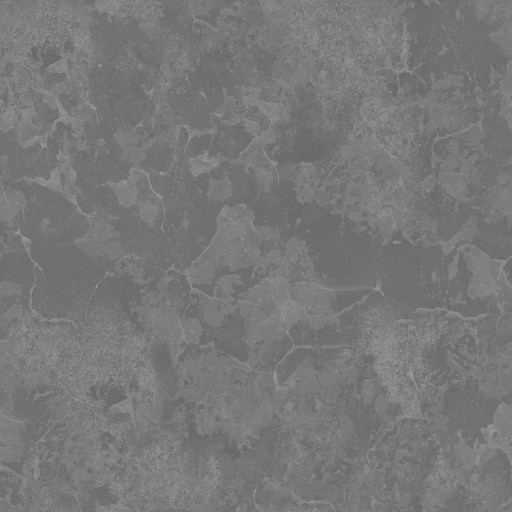
#> input picture assets/pbr/cracked_concrete_wall/cracked_concrete_wall_rough_1k.jpg, 1024 x 1024 px, given in place of red_brick_diff_1k.jpg, which was not available (shown at 1/2 size)
$ python bake_facades.py
#> lines starting #> are read from the running program, lines starting #| are printed output that depends on the picture; pictures that were not available may be replaced by others from this repository, and a replacement may not be noted
#!/usr/bin/env python3
"""Bake photoscanned wall textures into city facades with window grids."""

from __future__ import annotations

import random
from pathlib import Path

from PIL import Image, ImageDraw, ImageEnhance, ImageFilter

ROOT = Path("/Users/ambarsingh/Desktop/gta/assets/pbr")
OUT = ROOT / "facades"
SIZE = 2048


def load_rgb(path: Path, size: int = SIZE) -> Image.Image:
#> called with size = 2048
    img = Image.open(path).convert("RGB")
#> img is the input picture: PIL image 1024x1024 RGB; min 99, max 164, mean 119.8
    tiled = Image.new("RGB", (size, size))
#> tiled: PIL image 2048x2048 RGB; every value is 0
    src = img.resize((1024, 1024), Image.Resampling.LANCZOS)
    for y in range(0, size, src.height):
        for x in range(0, size, src.width):
            tiled.paste(src, (x, y))
#> call 2 of load_rgb, with size = 2048
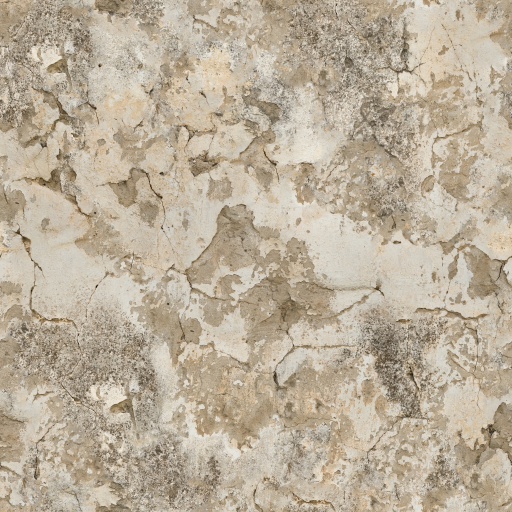
#> input picture assets/pbr/cracked_concrete_wall/cracked_concrete_wall_diff_1k.jpg, 1024 x 1024 px, given in place of red_brick_nor_1k.jpg, which was not available (shown at 1/2 size)
#> in load_rgb, img is the input picture: PIL image 1024x1024 RGB; mean R, G, B 187, 174.4, 154.6
    return tiled


def load_gray(path: Path, size: int = SIZE) -> Image.Image:
#> called with size = 2048
    return load_rgb(path, size).convert("L")
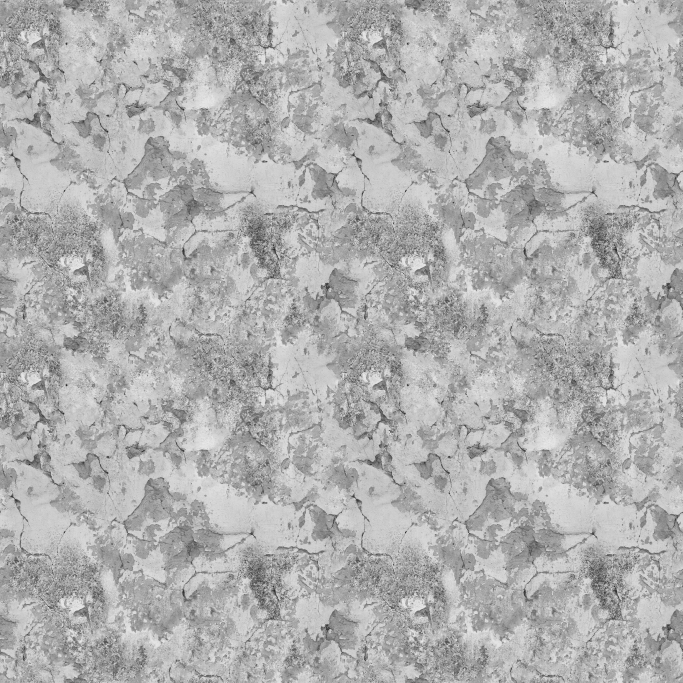
#> returned value: PIL image 2048x2048 L (shown at 1/3 size); min 8, max 248, mean 176


def window_glass(w: int, h: int, night: bool, lit: bool, seed: int) -> Image.Image:
    rng = random.Random(seed)
    img = Image.new("RGB", (w, h))
    px = img.load()
    if lit:
        base = (rng.randint(210, 255), rng.randint(170, 210), rng.randint(90, 130))
    elif night:
        base = (rng.randint(18, 32), rng.randint(24, 40), rng.randint(36, 52))
    else:
        # Daytime glass: muted sky reflection, not candy tiles
        base = (rng.randint(88, 108), rng.randint(102, 118), rng.randint(112, 128))
    for y in range(h):
        t = y / max(h - 1, 1)
        shade = 1.08 - t * 0.28 + rng.random() * 0.04
        r = int(min(255, base[0] * shade))
        g = int(min(255, base[1] * shade))
        b = int(min(255, base[2] * shade))
        for x in range(w):
            edge = 1.0
            if x < 2 or x >= w - 2 or y < 2 or y >= h - 2:
                edge = 0.72
            n = 0.94 + ((x * 13 + y * 7 + seed) % 9) * 0.008
            px[x, y] = (int(r * edge * n), int(g * edge * n), int(b * edge * n))
    if rng.random() < 0.35 and not lit:
        # blinds
        draw = ImageDraw.Draw(img)
        step = max(3, h // 10)
        for y in range(4, h - 4, step):
            draw.line((2, y, w - 3, y), fill=(40, 38, 34), width=1)
    if rng.random() < 0.18:
        # curtain
        draw = ImageDraw.Draw(img)
        col = (48, 36, 32) if night and not lit else (90, 70, 58)
        draw.rectangle((2, 2, w // 3, h - 3), fill=col)
    return img


def bake(
    name: str,
    wall_id: str,
    cols: int,
    rows: int,
    margin: float,
    gap: float,
    lit_chance: float,
    frame: tuple[int, int, int],
    sill: bool,
    tint: tuple[float, float, float] | None = None,
) -> None:
    wall = load_rgb(ROOT / wall_id / f"{wall_id}_diff_1k.jpg")
    nor = load_rgb(ROOT / wall_id / f"{wall_id}_nor_1k.jpg")
    rough = load_gray(ROOT / wall_id / f"{wall_id}_rough_1k.jpg")
    if tint:
        wpx = wall.load()
        for y in range(SIZE):
            for x in range(SIZE):
                r, g, b = wpx[x, y]
                wpx[x, y] = (
                    int(min(255, r * tint[0])),
                    int(min(255, g * tint[1])),
                    int(min(255, b * tint[2])),
                )

    albedo = wall.copy()
    emit = Image.new("RGB", (SIZE, SIZE), (0, 0, 0))
    rough_out = rough.convert("RGB")
    nor_out = nor.copy()

    draw_a = ImageDraw.Draw(albedo)
    draw_e = ImageDraw.Draw(emit)
    draw_r = ImageDraw.Draw(rough_out)
    rng = random.Random(hash(name) & 0xFFFFFFFF)

    mx = int(SIZE * margin)
    my = int(SIZE * (margin + 0.02))
    usable_w = SIZE - mx * 2
    usable_h = SIZE - my * 2
    cell_w = usable_w / cols
    cell_h = usable_h / rows
    pad_x = int(cell_w * gap)
    pad_y = int(cell_h * (gap + 0.08))

    for j in range(rows):
        for i in range(cols):
            x0 = int(mx + i * cell_w + pad_x)
            y0 = int(my + j * cell_h + pad_y)
            x1 = int(mx + (i + 1) * cell_w - pad_x)
            y1 = int(my + (j + 1) * cell_h - pad_y)
            if x1 - x0 < 12 or y1 - y0 < 16:
                continue
            lit = rng.random() < lit_chance
            glass = window_glass(x1 - x0, y1 - y0, False, False, rng.randint(0, 10_000))
            albedo.paste(glass, (x0, y0))
            # frame
            draw_a.rectangle((x0 - 3, y0 - 3, x1 + 2, y1 + 2), outline=frame, width=3)
            if sill:
                draw_a.rectangle((x0 - 5, y1 + 1, x1 + 4, y1 + 6), fill=tuple(min(255, c + 18) for c in frame))
            # mullion
            if x1 - x0 > 40:
                mxid = (x0 + x1) // 2
                draw_a.line((mxid, y0, mxid, y1), fill=frame, width=2)
            draw_r.rectangle((x0, y0, x1, y1), fill=(28, 28, 28))
            if lit:
                draw_e.rectangle((x0 + 1, y0 + 1, x1 - 1, y1 - 1), fill=(255, 196, 110))
            else:
                draw_e.rectangle((x0 + 1, y0 + 1, x1 - 1, y1 - 1), fill=(8, 10, 16))
            # flatten normals in glass
            ng = Image.new("RGB", (x1 - x0, y1 - y0), (128, 128, 255))
            nor_out.paste(ng, (x0, y0))
#> this loop made 7 passes
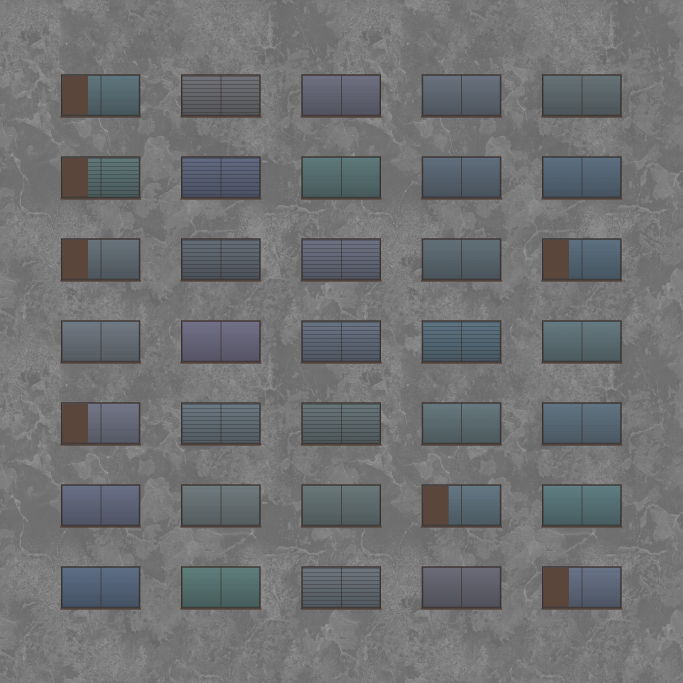
#> albedo: PIL image 2048x2048 RGB (shown at 1/3 size); mean R, G, B 111, 112.7, 114.4
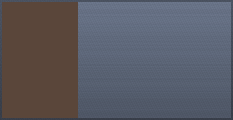
#> glass: PIL image 233x120 RGB; mean R, G, B 89.7, 89.7, 97.7
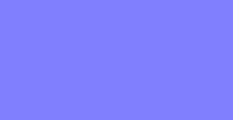
#> ng: PIL image 233x120 RGB; mean R, G, B 128, 128, 255
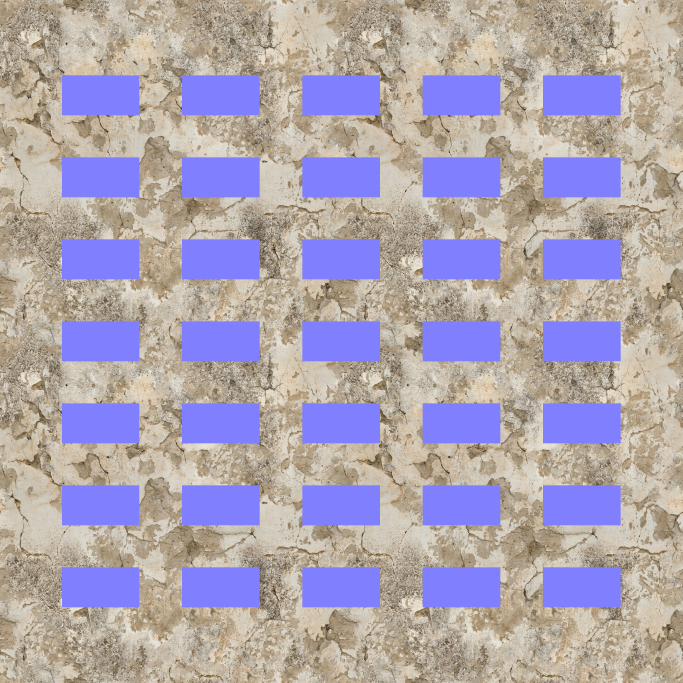
#> nor_out: PIL image 2048x2048 RGB (shown at 1/3 size); mean R, G, B 173, 163.3, 177.7

    # dirt / streaks
    albedo = ImageEnhance.Contrast(albedo).enhance(1.08)
    albedo = ImageEnhance.Color(albedo).enhance(1.05)
    albedo = albedo.filter(ImageFilter.GaussianBlur(radius=0.4))

    OUT.mkdir(parents=True, exist_ok=True)
    albedo.save(OUT / f"{name}_diff.png", optimize=True)
    emit.save(OUT / f"{name}_emit.png", optimize=True)
    rough_out.convert("L").save(OUT / f"{name}_rough.png", optimize=True)
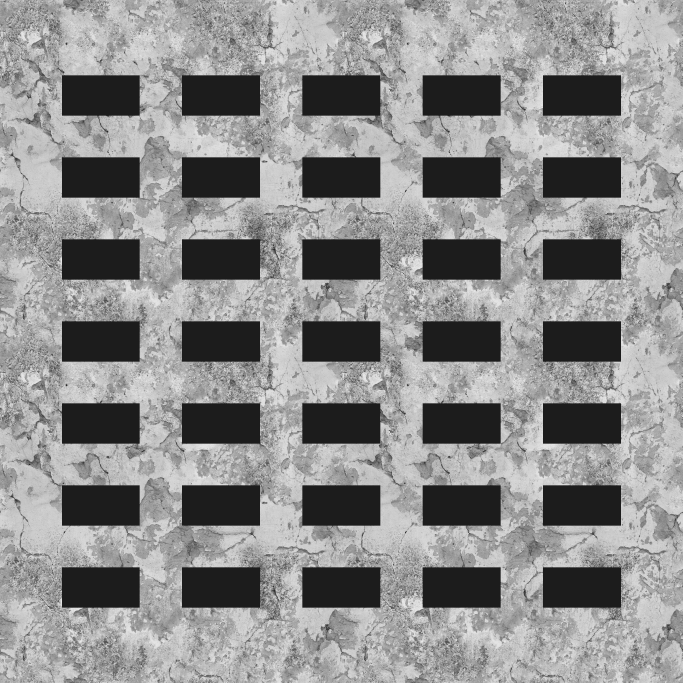
#> saved as brick_rough.png: PIL image 2048x2048 L (shown at 1/3 size); min 8, max 248, mean 140.7
    nor_out.save(OUT / f"{name}_nor.png", optimize=True)
    print("baked", name)


# [81 lines left out: functions bake_office, bake_warehouse, bake_road, not called in this run]


def main() -> None:
    OUT.mkdir(parents=True, exist_ok=True)
    bake("brick", "red_brick", 5, 7, 0.06, 0.18, 0.38, (62, 48, 42), True)
    bake("brick_dark", "red_brick_03", 5, 8, 0.055, 0.16, 0.32, (48, 40, 36), True, (0.82, 0.78, 0.76))
    bake("concrete", "cracked_concrete_wall", 4, 8, 0.07, 0.2, 0.3, (88, 90, 94), True)
    bake("plaster", "painted_plaster_wall", 4, 6, 0.08, 0.22, 0.42, (92, 82, 70), True)
    bake_office()
    bake_warehouse()
    bake_road()


if __name__ == "__main__":
#> (the run stopped early here; a loop or call above may not have finished)
